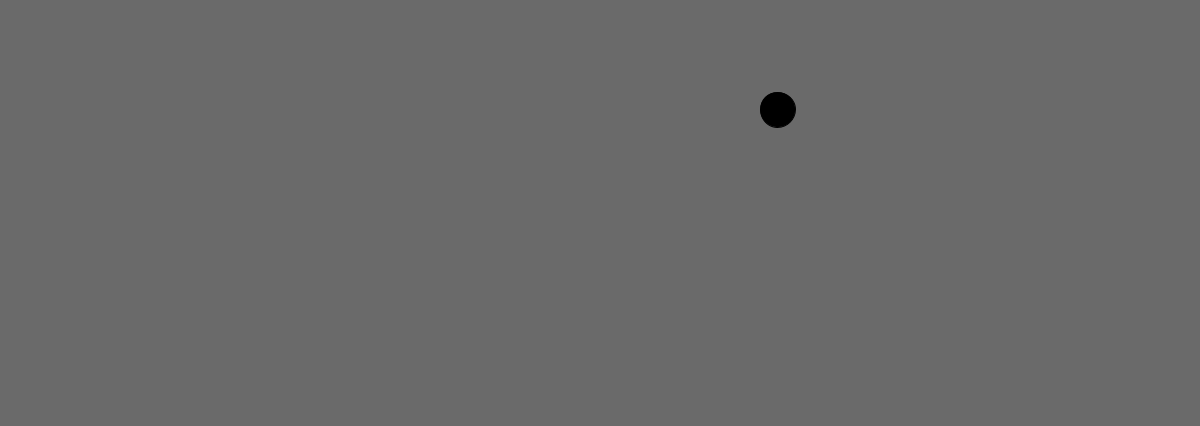
Frame 1 (no input)
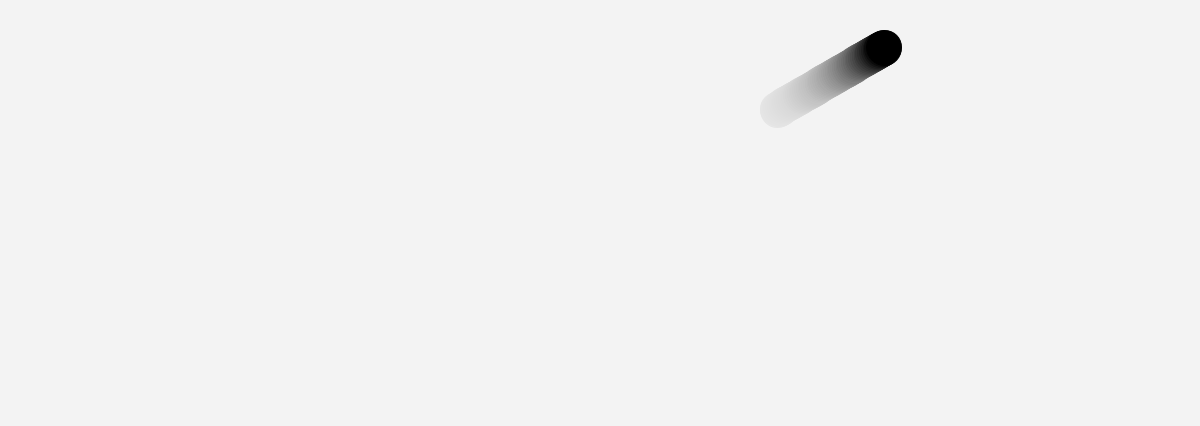
Frame 60 (the mouse pressed at the canvas centre just before this capture)
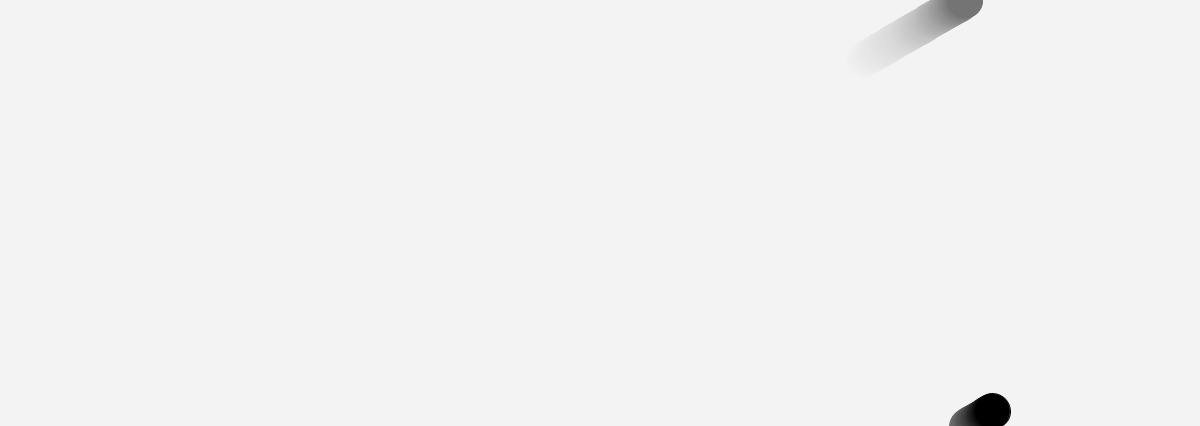
Frame 120 (the mouse held since frame 60 and released just before this capture)

The Processing sketch that drew these frames (run headless with seeded random() and noise(); from frame 60 on, the mouse is pressed at the canvas centre):

// Processing sketch: sketch_151119b
// ── sketch_151119b.pde
/*This code was basically me trying to figure out a way to make the ellipses that are going to different containers go off the canvas.
I gave them all tails to keep track of their paths because I wanted to make paths for the containers, but that didn't happen becuase I realized
this probably isn't the best way to approach the problem
SO I just did random inputs to make something and just trying to learn more and more Processing 
I also had to make the ellipses and background interact with one another, so I'm still trying to work out how to apply this to the actual simulation 
*/ 


//Agent object
Agent agent;

void setup() {
  size(1200,426);
  background(100);
  // Make object to use for later 
  agent = new Agent(); 
}

void draw() {
  noStroke();
  fill(255,10);
  rect(0,0,width,height);
  
  // Call functions on Agent object.
  agent.update();
  agent.checkEdges();
  agent.display(); 
}

class Agent {

  // vectors for motion
  PVector origin;
  PVector velocity;

  Agent() {
    origin = new PVector(random(width),random(height)); //this would be the origin container, but just used random points for this code
    velocity = new PVector(random(-2,2),random(-2,2));
  } //just did random inputs but would feed in data if used for accurate simulation 

  void update() {
    origin.add(velocity);
  }

  void display() {
    stroke(0);
    fill(0);
    ellipse(origin.x,origin.y,35,35);
  }

  void checkEdges() {
//this is just to check edges like examples I've seen, but I would want to drive them to their destination containers
    if (origin.x > width) {
      origin.x = 0;
    } else if (origin.x < 0) {
      origin.x = width;
    }
    
    if (origin.y > height) {
      origin.y = 0;
    } else if (origin.y < 0) {
      origin.y = height;
    }

  }

}
